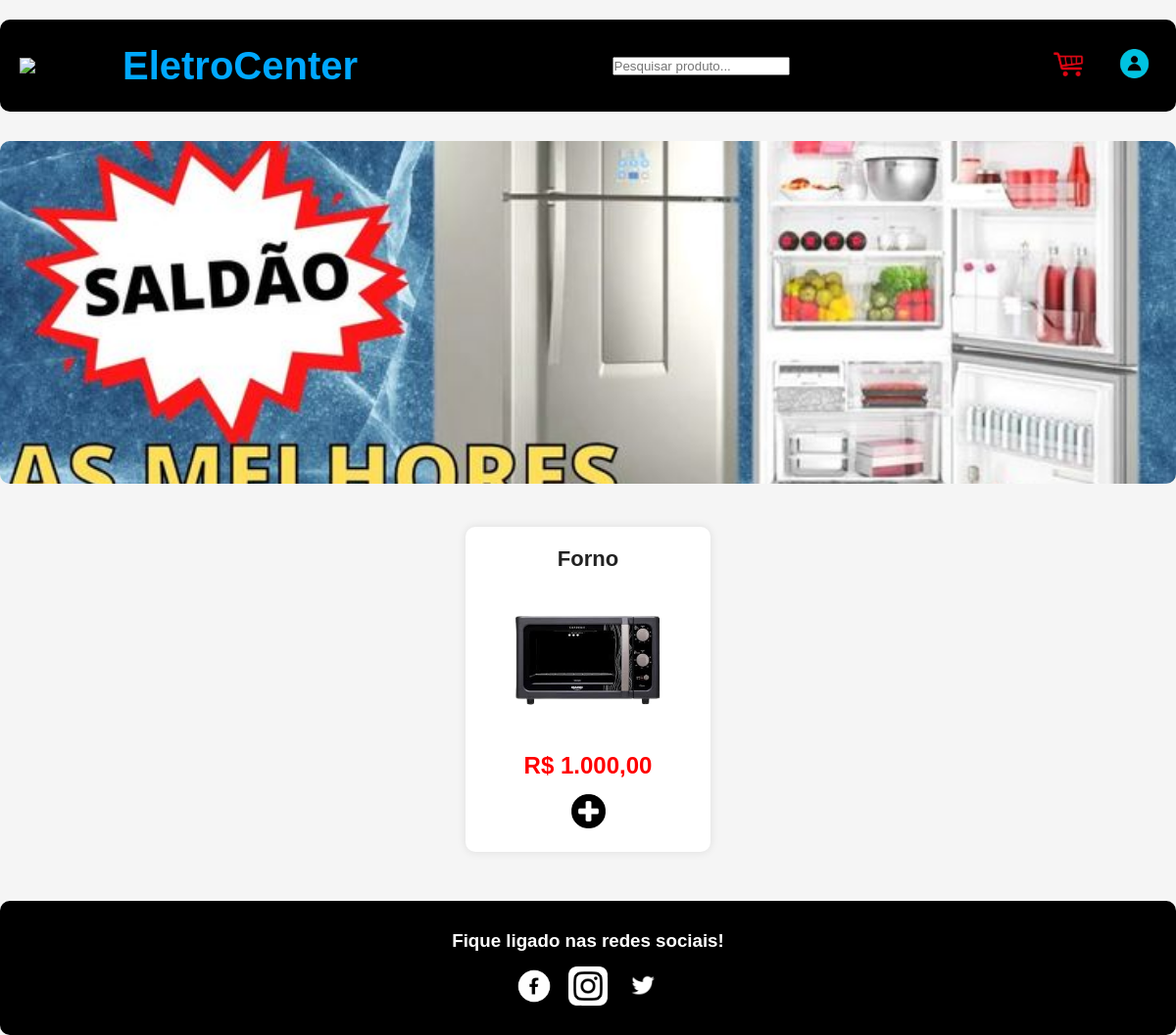
The app's page /inicio.php?produto=Forno with its own data.
### tables this page shows
CREATE TABLE `produtos` (
  `id` int(11) NOT NULL,
  `nome` varchar(255) DEFAULT NULL,
  `descricao` text DEFAULT NULL,
  `preco` decimal(10,2) DEFAULT NULL,
  `imagem` varchar(255) DEFAULT NULL
);

### inicio.php (the view, shortened to what this page needs)
<?php
include_once("conexao.php");
?>
<!DOCTYPE html>
<html lang="pt-br">
<head>
    <link rel="stylesheet" href="style.css">
    <link rel="stylesheet" href="inicio.css">
</head>
<body onload="slide()">
<div class="container">
    <header class="topo">
        <div class="logo-area">
            <img src="imagem/r2.png" class="logo">
            <h1>EletroCenter</h1>
        </div>
        <div class="pesquisa">
            <form action="#" method="get">
                <input
                    type="text"
                    placeholder="Pesquisar produto..."
                    name="produto">
            </form>
        </div>
        <div class="acoes">
            <a href="carrinho.php">
                <img src="imagem/ss.png" width="50px">
            </a>
            <?php
            if(isset($_SESSION['nome']))
            {
                echo '<a href="encerrar.php" class="login-btn">
                      '.$_SESSION['nome'].' (Sair)
                      </a>';
            }
            else
            {
                echo '<a href="login.php">
                      <img src="imagem/login.png" width="45px">
                      </a>';
            }
            ?>
        </div>
    </header>
    <section class="banner">
        <img src="imagem/gel1.jpg" id="banner">
    </section>
    <section class="todos-produtos">
    <?php
    if(isset($_GET['produto']))
        $produto = $_GET['produto'];
    else
        $produto = '';
    $sql = "SELECT * FROM produtos
            WHERE nome LIKE '%$produto%'
            ORDER BY rand()";
    $result = mysqli_query($conn, $sql);
    while($row = $result->fetch_assoc())
    {
        echo '<div class="produto-card">';
        echo '<h3>'.$row['nome'].'</h3>';
        echo '<img src="img/'.$row['imagem'].'" class="produto-img">';
        echo '<p class="preco">
              R$ '.number_format($row['preco'], 2, ',', '.').'
              </p>';
        echo '<div class="botoes">';
        echo '<a href="carrinho.php?acao=add&id='.$row['id'].'">
              <img src="imagem/mais.png" width="35px">
              </a>';
        echo '</div>';
        echo '</div>';
    }
    ?>
    </section>
    <footer class="rodape">
        <h3>Fique ligado nas redes sociais!</h3>
        <div class="redes">
            <img src="imagem/facebook.png" width="40px">
            <img src="imagem/instagram.png" width="40px">
            <img src="imagem/twiter.png" width="40px">
        </div>
    </footer>
</div>
</body>
</html>

### style.css (style rules this page uses)
* { margin:0; padding:0; box-sizing:border-box; }
body { font-family:Arial, sans-serif; background:#f5f5f5; color:#333; }
.topo { background:#000; border-radius:10px; padding:20px; display:flex; justify-content:space-between; align-items:center; flex-wrap:wrap; margin-top:20px; }
.logo-area { display:flex; align-items:center; gap:15px; }
.logo { width:90px; }
.logo-area h1 { color:#00a8ff; font-size:40px; }
.acoes { display:flex; align-items:center; gap:20px; }
.rodape { background:#000; margin-top:50px; padding:30px; border-radius:10px; text-align:center; color:white; }
.redes { margin-top:15px; display:flex; justify-content:center; gap:15px; }

### inicio.css (style rules this page uses)
.banner { margin-top:30px; }
#banner { width:100%; height:350px; object-fit:cover; border-radius:10px; }
.todos-produtos { margin-top:40px; display:flex; flex-wrap:wrap; justify-content:center; gap:25px; }
.produto-card { width:250px; background:white; border-radius:10px; padding:20px; text-align:center; box-shadow:0 0 10px rgba(0,0,0,0.1); transition:0.3s; }
.produto-img { width:150px; height:150px; object-fit:contain; margin:15px 0; }
.produto-card h3 { font-size:22px; color:#222; }
.preco { color:red; font-size:24px; font-weight:bold; margin-bottom:15px; }
.botoes { display:flex; justify-content:center; gap:15px; }

### records on screen
produtos: nome "Forno", imagem (picture), preco "1.000,00"
